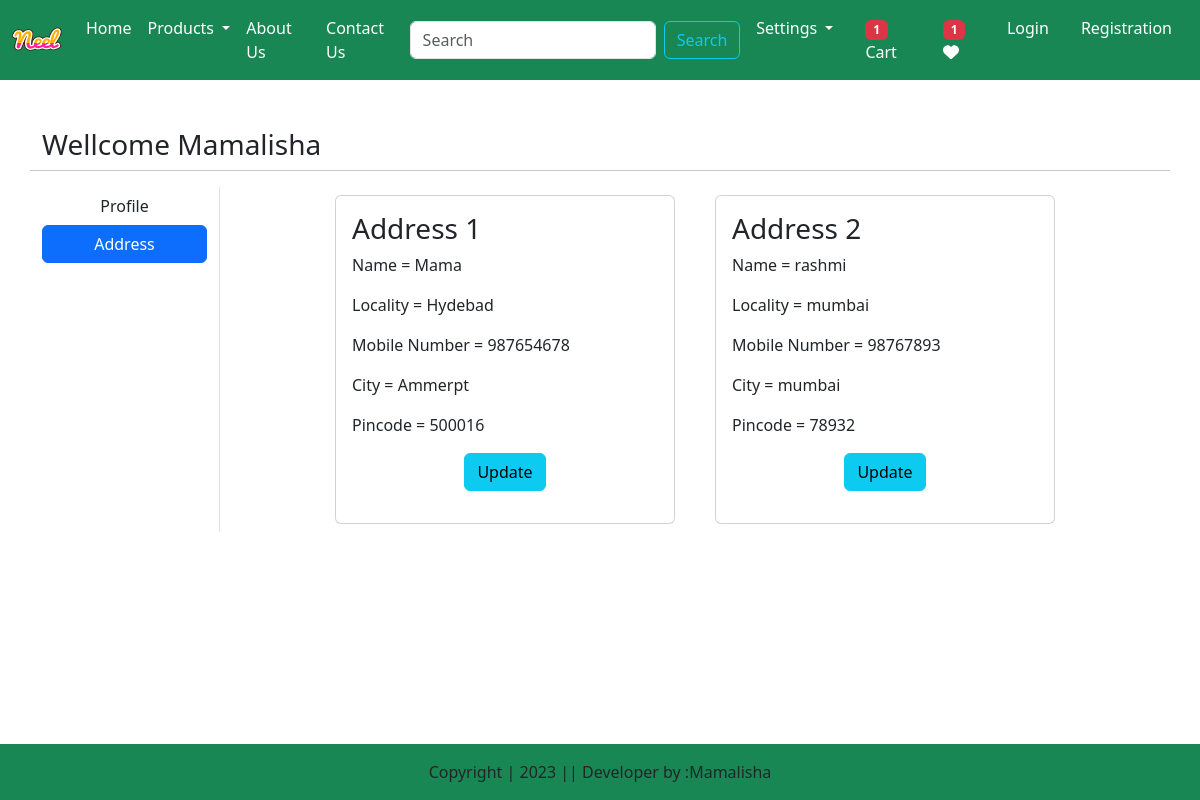
/address/ (signed in), run on the app's committed database.
### testapp/models.py (models this page shows, shortened)
class Customer(models.Model):
    user = models.ForeignKey(User , on_delete = models.CASCADE)
    name = models.CharField(max_length = 200)
    locality = models.CharField(max_length = 200)
    city = models.CharField(max_length = 50)
    mobilenumber = models.IntegerField(default = 0)
    zipcode = models.IntegerField()

### testapp/views.py (the view)
# urls.py: path('address/', views.address, name='address'),
def address(request):
    address = Customer.objects.filter(user=request.user)
    totalitem = 0
    wishitem = 0
    if request.user.is_authenticated:
        totalitem=len(Cart.objects.filter(user=request.user))
        wishitem=len(Wishlist.objects.filter(user=request.user))
    return render(request,'testapp/address.html',locals())

### templates/testapp/address.html (shortened to what this page needs)
<!DOCTYPE html>
{% extends "testapp/base.html" %}
{% load static %}
{% block main-content %}
<div class="container my-5">
    <div class='row'>
        <h3>Wellcome <span class='text-capitalize'>{{request.user}}</span></h3> <hr>
        <div class='col-sm-2 border-end'>
            <ul class='list-unstyled'>
                <li class='d-grid'><a href="/profile" class='btn '>Profile</a></li>
                <li class='d-grid'><a href="/address" class='btn btn-primary'>Address</a></li>
            </ul>
        </div>
        <div class="col-sm-8 offset-sm-1">
            <div class="row">
                {% for ad in address %}
                    <div class="col-sm-6">
                        <div class="card m-2">
                            <div class="card-body">
                                <h3>Address {{forloop.counter}}</h3>
                                <p>Name = {{ad.name}}</p>
                                <p>Locality = {{ad.locality}}</p>
                                <p>Mobile Number = {{ad.mobilenumber}}</p>
                                <p>City = {{ad.city}}</p>
                                <p>Pincode = {{ad.zipcode}}</p>
                                <p class='text-center'><a href="{% url 'updateAddress' pk=ad.id %}" type='button' class='btn btn-info'>Update</a></p>
                            </div>
                        </div>
                    </div>
                {% endfor %}
            </div>
        </div>
    </div>
</div>
{% endblock main-content %}

### data on the page
Customer: name "Mama", locality "Hydebad", mobilenumber "987654678", city "Ammerpt", zipcode "500016"
Customer: name "rashmi", locality "mumbai", mobilenumber "98767893", city "mumbai", zipcode "78932"

### other printed values
{{ totalitem }} "1"
{{ wishitem }} "1"
{{ request.user }} "Mamalisha"
